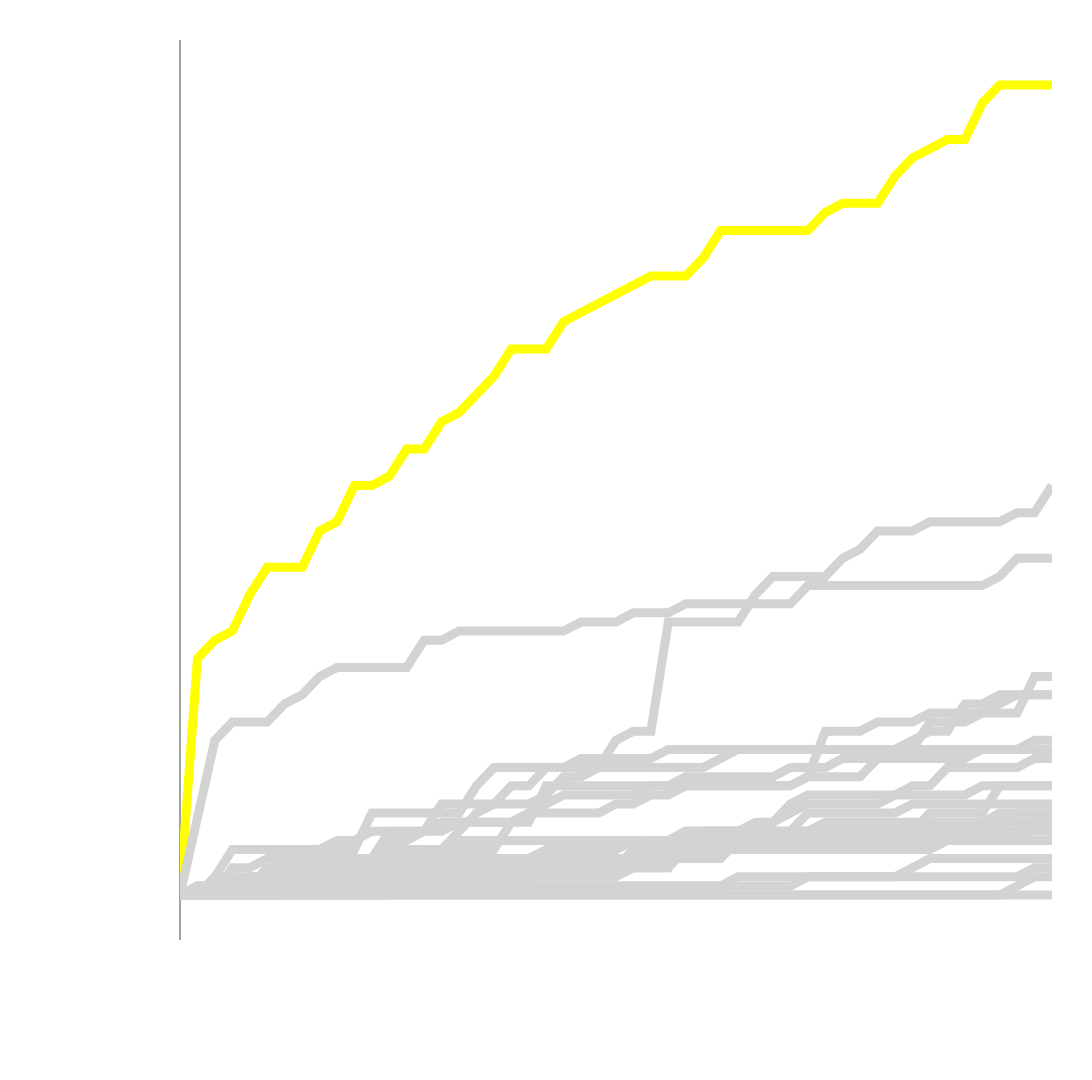

The cell this chart's notebook holds for it:
### Code cell
import pandas as pd
import plotly.graph_objects as go
import plotly.express as px
import os
from IPython.core.display import display

# Function to display the final cumulative executive order trend chart
def display_final_exec_orders_chart(file_path="rbt_exec_orders.csv", height=600, width=800, line_width=2):
    """
    Reads rbt_exec_orders.csv and generates the final cumulative executive orders trend chart.
    
    Displays the chart in Jupyter Notebook (does not save it as a file).

    Parameters:
        file_path (str): Path to rbt_exec_orders.csv.
        height (int): Chart height in pixels.
        width (int): Chart width in pixels.
        line_width (int): Thickness of the lines in the plot.

    Returns:
        None (displays the figure).
    """
    # Load data
    if not os.path.exists(file_path):
        print(f"Error: {file_path} not found.")
        return
    
    rbt_exec_orders = pd.read_csv(file_path)

    # Ensure required columns exist
    required_cols = {"president", "term", "day", "cum_exec_orders"}
    if not required_cols.issubset(rbt_exec_orders.columns):
        print(f"Error: The file must contain {required_cols} columns.")
        return

    # Ensure all presidents start at Day 0 (0 executive orders)
    adjusted_data = []

    for president_name, group in rbt_exec_orders.groupby("president"):
        day_0 = {
            "president": president_name,
            "term": group["term"].iloc[0],
            "day": 0,
            "cum_exec_orders": 0
        }
        adjusted_data.append(day_0)
        adjusted_data.extend(group.to_dict(orient="records"))

    # Convert adjusted data back to DataFrame and ensure correct sorting
    rbt_exec_orders = pd.DataFrame(adjusted_data).sort_values(["term", "day"], ascending=[False, True])

    # Get unique presidents ordered from **last to first** term
    presidents = rbt_exec_orders["president"].unique()

    # Initialize list to store traces
    traces = []

    # Loop through each president
    for president_name in presidents:
        # Filter the data for the current president
        president_data = rbt_exec_orders[rbt_exec_orders['president'] == president_name]

        if president_data.empty:
            print(f"No data available for {president_name}")
            continue

        # Highlight **Donald Trump – II** in **red**, all others in grey
        line_color = "yellow" if president_name == "Donald Trump – II" else "lightgrey"

        # Create line trace
        trace = px.line(
            president_data,
            x="day",
            y="cum_exec_orders",
            color_discrete_sequence=[line_color]
        ).data[0]
        
        # Set line width
        trace.line.width = line_width
        traces.append(trace)

    # Create the final figure with all traces
    fig = go.Figure(layout_template="HorizonAnalytics")
    for trace in traces:
        fig.add_trace(trace)

    # Configure layout settings
    fig.update_layout(
        xaxis=dict(
            title=None,
            showticklabels=True,
            ticklabelposition="outside",
            tickmode="linear",
            dtick=5  # Only show every 5th day
        ),
        yaxis=dict(
            title=None,
            showticklabels=True,
            ticklabelposition="outside",
        ),
        margin=dict(l=180, r=40, t=40, b=140),  # Prevent axis label cutoff
        showlegend=False,
        height=height,
        width=width,
        plot_bgcolor='rgba(0, 0, 0, 0)',  # Transparent background
        paper_bgcolor='rgba(0, 0, 0, 0)'
    )

    # Display the final chart
    display(fig)

# Run the function to display the last frame
display_final_exec_orders_chart(file_path="rbt_exec_orders.csv", height=1080, width=1920, line_width=9)

### Figure 1 — Plotly figure (JSON) as saved in the notebook; plotly's stock layout.template omitted (floating-point values rounded to 4 significant figures)
{"data": [{"hovertemplate": "day=%{x}<br>cum_exec_orders=%{y}<extra></extra>", "legendgroup": "", "line": {"color": "yellow", "dash": "solid", "width": 9}, "marker": {"symbol": "circle"}, "mode": "lines", "name": "", "orientation": "v", "showlegend": false, "type": "scatter", "x": [0, 0, 1, 2, 3, 4, 5, 6, 7, 8, 9, 10, 11, 12, 13, 14, 15, 16, 17, 18, 19, 20, 21, 22, 23, 24, 25, 26, 27, 28, 29, 30, 31, 32, 33, 34, 35, 36, 37, 38, 39, 40, 41, 42, 43, 44, 45, 46, 47, 48, 49, 50], "xaxis": "x", "y": [0, 0, 26, 28, 29, 33, 36, 36, 36, 40, 41, 45, 45, 46, 49, 49, 52, 53, 55, 57, 60, 60, 60, 63, 64, 65, 66, 67, 68, 68, 68, 70, 73, 73, 73, 73, 73, 73, 75, 76, 76, 76, 79, 81, 82, 83, 83, 87, 89, 89, 89, 89], "yaxis": "y"}, {"hovertemplate": "day=%{x}<br>cum_exec_orders=%{y}<extra></extra>", "legendgroup": "", "line": {"color": "lightgrey", "dash": "solid", "width": 9}, "marker": {"symbol": "circle"}, "mode": "lines", "name": "", "orientation": "v", "showlegend": false, "type": "scatter", "x": [0, 0, 1, 2, 3, 4, 5, 6, 7, 8, 9, 10, 11, 12, 13, 14, 15, 16, 17, 18, 19, 20, 21, 22, 23, 24, 25, 26, 27, 28, 29, 30, 31, 32, 33, 34, 35, 36, 37, 38, 39, 40, 41, 42, 43, 44, 45, 46, 47, 48, 49, 50], "xaxis": "x", "y": [0, 0, 9, 17, 19, 19, 19, 21, 22, 24, 25, 25, 25, 25, 25, 28, 28, 29, 29, 29, 29, 29, 29, 29, 30, 30, 30, 31, 31, 31, 32, 32, 32, 32, 32, 32, 32, 34, 34, 34, 34, 34, 34, 34, 34, 34, 34, 34, 35, 37, 37, 37], "yaxis": "y"}, {"hovertemplate": "day=%{x}<br>cum_exec_orders=%{y}<extra></extra>", "legendgroup": "", "line": {"color": "lightgrey", "dash": "solid", "width": 9}, "marker": {"symbol": "circle"}, "mode": "lines", "name": "", "orientation": "v", "showlegend": false, "type": "scatter", "x": [0, 0, 1, 2, 3, 4, 5, 6, 7, 8, 9, 10, 11, 12, 13, 14, 15, 16, 17, 18, 19, 20, 21, 22, 23, 24, 25, 26, 27, 28, 29, 30, 31, 32, 33, 34, 35, 36, 37, 38, 39, 40, 41, 42, 43, 44, 45, 46, 47, 48, 49, 50], "xaxis": "x", "y": [0, 0, 1, 1, 1, 1, 2, 4, 4, 5, 6, 6, 7, 7, 7, 7, 8, 8, 8, 8, 8, 8, 12, 12, 12, 12, 12, 12, 12, 12, 12, 12, 12, 12, 12, 12, 12, 13, 13, 13, 13, 15, 15, 15, 15, 15, 15, 16, 16, 16, 16, 16], "yaxis": "y"}, {"hovertemplate": "day=%{x}<br>cum_exec_orders=%{y}<extra></extra>", "legendgroup": "", "line": {"color": "lightgrey", "dash": "solid", "width": 9}, "marker": {"symbol": "circle"}, "mode": "lines", "name": "", "orientation": "v", "showlegend": false, "type": "scatter", "x": [0, 0, 1, 2, 3, 4, 5, 6, 7, 8, 9, 10, 11, 12, 13, 14, 15, 16, 17, 18, 19, 20, 21, 22, 23, 24, 25, 26, 27, 28, 29, 30, 31, 32, 33, 34, 35, 36, 37, 38, 39, 40, 41, 42, 43, 44, 45, 46, 47, 48, 49, 50], "xaxis": "x", "y": [0, 0, 0, 2, 5, 5, 5, 5, 5, 5, 5, 5, 9, 9, 9, 9, 9, 9, 12, 14, 14, 14, 14, 14, 14, 14, 14, 14, 14, 14, 14, 14, 15, 16, 16, 16, 16, 16, 16, 16, 16, 16, 16, 16, 16, 16, 16, 16, 16, 16, 17, 17], "yaxis": "y"}, {"hovertemplate": "day=%{x}<br>cum_exec_orders=%{y}<extra></extra>", "legendgroup": "", "line": {"color": "lightgrey", "dash": "solid", "width": 9}, "marker": {"symbol": "circle"}, "mode": "lines", "name": "", "orientation": "v", "showlegend": false, "type": "scatter", "x": [0, 0, 1, 2, 3, 4, 5, 6, 7, 8, 9, 10, 11, 12, 13, 14, 15, 16, 17, 18, 19, 20, 21, 22, 23, 24, 25, 26, 27, 28, 29, 30, 31, 32, 33, 34, 35, 36, 37, 38, 39, 40, 41, 42, 43, 44, 45, 46, 47, 48, 49, 50], "xaxis": "x", "y": [0, 0, 0, 0, 0, 0, 0, 0, 0, 0, 0, 2, 2, 2, 2, 2, 2, 2, 2, 2, 2, 2, 2, 2, 3, 3, 3, 3, 3, 3, 7, 7, 7, 7, 7, 7, 7, 7, 7, 7, 7, 7, 7, 7, 7, 7, 7, 7, 7, 7, 8, 8], "yaxis": "y"}, {"hovertemplate": "day=%{x}<br>cum_exec_orders=%{y}<extra></extra>", "legendgroup": "", "line": {"color": "lightgrey", "dash": "solid", "width": 9}, "marker": {"symbol": "circle"}, "mode": "lines", "name": "", "orientation": "v", "showlegend": false, "type": "scatter", "x": [0, 0, 1, 2, 3, 4, 5, 6, 7, 8, 9, 10, 11, 12, 13, 14, 15, 16, 17, 18, 19, 20, 21, 22, 23, 24, 25, 26, 27, 28, 29, 30, 31, 32, 33, 34, 35, 36, 37, 38, 39, 40, 41, 42, 43, 44, 45, 46, 47, 48, 49, 50], "xaxis": "x", "y": [0, 0, 1, 1, 1, 1, 1, 2, 2, 2, 2, 2, 2, 2, 3, 3, 3, 3, 3, 3, 3, 3, 3, 6, 6, 6, 6, 6, 6, 6, 6, 6, 6, 6, 6, 6, 6, 6, 6, 6, 6, 6, 6, 6, 6, 6, 6, 6, 6, 6, 8, 8], "yaxis": "y"}, {"hovertemplate": "day=%{x}<br>cum_exec_orders=%{y}<extra></extra>", "legendgroup": "", "line": {"color": "lightgrey", "dash": "solid", "width": 9}, "marker": {"symbol": "circle"}, "mode": "lines", "name": "", "orientation": "v", "showlegend": false, "type": "scatter", "x": [0, 0, 1, 2, 3, 4, 5, 6, 7, 8, 9, 10, 11, 12, 13, 14, 15, 16, 17, 18, 19, 20, 21, 22, 23, 24, 25, 26, 27, 28, 29, 30, 31, 32, 33, 34, 35, 36, 37, 38, 39, 40, 41, 42, 43, 44, 45, 46, 47, 48, 49, 50], "xaxis": "x", "y": [0, 0, 0, 0, 0, 0, 0, 1, 1, 1, 1, 1, 1, 1, 1, 1, 1, 1, 1, 1, 1, 1, 1, 1, 1, 1, 1, 1, 1, 1, 1, 1, 1, 2, 2, 2, 2, 2, 2, 2, 2, 2, 2, 2, 2, 2, 2, 2, 2, 2, 3, 3], "yaxis": "y"}, {"hovertemplate": "day=%{x}<br>cum_exec_orders=%{y}<extra></extra>", "legendgroup": "", "line": {"color": "lightgrey", "dash": "solid", "width": 9}, "marker": {"symbol": "circle"}, "mode": "lines", "name": "", "orientation": "v", "showlegend": false, "type": "scatter", "x": [0, 0, 1, 2, 3, 4, 5, 6, 7, 8, 9, 10, 11, 12, 13, 14, 15, 16, 17, 18, 19, 20, 21, 22, 23, 24, 25, 26, 27, 28, 29, 30, 31, 32, 33, 34, 35, 36, 37, 38, 39, 40, 41, 42, 43, 44, 45, 46, 47, 48, 49, 50], "xaxis": "x", "y": [0, 0, 0, 0, 0, 0, 0, 0, 0, 0, 1, 2, 2, 2, 2, 2, 2, 2, 2, 2, 2, 2, 2, 2, 2, 2, 2, 3, 3, 3, 5, 5, 5, 5, 5, 5, 7, 9, 9, 9, 9, 9, 9, 10, 10, 10, 10, 10, 10, 10, 10, 10], "yaxis": "y"}, {"hovertemplate": "day=%{x}<br>cum_exec_orders=%{y}<extra></extra>", "legendgroup": "", "line": {"color": "lightgrey", "dash": "solid", "width": 9}, "marker": {"symbol": "circle"}, "mode": "lines", "name": "", "orientation": "v", "showlegend": false, "type": "scatter", "x": [0, 0, 1, 2, 3, 4, 5, 6, 7, 8, 9, 10, 11, 12, 13, 14, 15, 16, 17, 18, 19, 20, 21, 22, 23, 24, 25, 26, 27, 28, 29, 30, 31, 32, 33, 34, 35, 36, 37, 38, 39, 40, 41, 42, 43, 44, 45, 46, 47, 48, 49, 50], "xaxis": "x", "y": [0, 0, 0, 1, 1, 1, 1, 1, 1, 1, 1, 1, 1, 2, 2, 3, 3, 3, 4, 4, 4, 4, 4, 4, 5, 5, 5, 6, 6, 6, 7, 7, 7, 7, 7, 7, 7, 7, 8, 8, 8, 8, 8, 8, 8, 8, 8, 8, 9, 9, 9, 9], "yaxis": "y"}, {"hovertemplate": "day=%{x}<br>cum_exec_orders=%{y}<extra></extra>", "legendgroup": "", "line": {"color": "lightgrey", "dash": "solid", "width": 9}, "marker": {"symbol": "circle"}, "mode": "lines", "name": "", "orientation": "v", "showlegend": false, "type": "scatter", "x": [0, 0, 1, 2, 3, 4, 5, 6, 7, 8, 9, 10, 11, 12, 13, 14, 15, 16, 17, 18, 19, 20, 21, 22, 23, 24, 25, 26, 27, 28, 29, 30, 31, 32, 33, 34, 35, 36, 37, 38, 39, 40, 41, 42, 43, 44, 45, 46, 47, 48, 49, 50], "xaxis": "x", "y": [0, 0, 0, 0, 0, 0, 0, 1, 1, 1, 3, 3, 3, 3, 4, 4, 4, 4, 4, 4, 4, 4, 4, 4, 4, 4, 4, 4, 5, 5, 5, 5, 5, 5, 5, 5, 5, 5, 5, 5, 7, 7, 7, 7, 8, 8, 8, 8, 8, 9, 9, 9], "yaxis": "y"}, {"hovertemplate": "day=%{x}<br>cum_exec_orders=%{y}<extra></extra>", "legendgroup": "", "line": {"color": "lightgrey", "dash": "solid", "width": 9}, "marker": {"symbol": "circle"}, "mode": "lines", "name": "", "orientation": "v", "showlegend": false, "type": "scatter", "x": [0, 0, 1, 2, 3, 4, 5, 6, 7, 8, 9, 10, 11, 12, 13, 14, 15, 16, 17, 18, 19, 20, 21, 22, 23, 24, 25, 26, 27, 28, 29, 30, 31, 32, 33, 34, 35, 36, 37, 38, 39, 40, 41, 42, 43, 44, 45, 46, 47, 48, 49, 50], "xaxis": "x", "y": [0, 0, 0, 0, 0, 1, 2, 2, 2, 2, 2, 2, 2, 2, 2, 2, 2, 2, 2, 2, 3, 3, 3, 3, 3, 3, 3, 5, 5, 5, 5, 5, 5, 5, 5, 5, 5, 5, 5, 5, 5, 5, 5, 5, 5, 6, 7, 7, 8, 8, 8, 8], "yaxis": "y"}, {"hovertemplate": "day=%{x}<br>cum_exec_orders=%{y}<extra></extra>", "legendgroup": "", "line": {"color": "lightgrey", "dash": "solid", "width": 9}, "marker": {"symbol": "circle"}, "mode": "lines", "name": "", "orientation": "v", "showlegend": false, "type": "scatter", "x": [0, 0, 1, 2, 3, 4, 5, 6, 7, 8, 9, 10, 11, 12, 13, 14, 15, 16, 17, 18, 19, 20, 21, 22, 23, 24, 25, 26, 27, 28, 29, 30, 31, 32, 33, 34, 35, 36, 37, 38, 39, 40, 41, 42, 43, 44, 45, 46, 47, 48, 49, 50], "xaxis": "x", "y": [0, 0, 0, 1, 1, 1, 1, 1, 1, 3, 3, 3, 3, 3, 3, 3, 3, 3, 3, 3, 3, 4, 5, 5, 5, 5, 5, 6, 6, 6, 7, 7, 7, 7, 7, 7, 7, 7, 7, 7, 7, 7, 7, 7, 9, 9, 9, 9, 12, 12, 12, 12], "yaxis": "y"}, {"hovertemplate": "day=%{x}<br>cum_exec_orders=%{y}<extra></extra>", "legendgroup": "", "line": {"color": "lightgrey", "dash": "solid", "width": 9}, "marker": {"symbol": "circle"}, "mode": "lines", "name": "", "orientation": "v", "showlegend": false, "type": "scatter", "x": [0, 0, 1, 2, 3, 4, 5, 6, 7, 8, 9, 10, 11, 12, 13, 14, 15, 16, 17, 18, 19, 20, 21, 22, 23, 24, 25, 26, 27, 28, 29, 30, 31, 32, 33, 34, 35, 36, 37, 38, 39, 40, 41, 42, 43, 44, 45, 46, 47, 48, 49, 50], "xaxis": "x", "y": [0, 0, 0, 1, 1, 1, 3, 3, 3, 3, 3, 3, 3, 3, 3, 3, 3, 3, 3, 3, 3, 3, 3, 4, 4, 4, 4, 4, 4, 5, 6, 7, 7, 7, 8, 8, 9, 10, 10, 10, 10, 10, 11, 11, 11, 11, 11, 12, 12, 12, 12, 12], "yaxis": "y"}, {"hovertemplate": "day=%{x}<br>cum_exec_orders=%{y}<extra></extra>", "legendgroup": "", "line": {"color": "lightgrey", "dash": "solid", "width": 9}, "marker": {"symbol": "circle"}, "mode": "lines", "name": "", "orientation": "v", "showlegend": false, "type": "scatter", "x": [0, 0, 1, 2, 3, 4, 5, 6, 7, 8, 9, 10, 11, 12, 13, 14, 15, 16, 17, 18, 19, 20, 21, 22, 23, 24, 25, 26, 27, 28, 29, 30, 31, 32, 33, 34, 35, 36, 37, 38, 39, 40, 41, 42, 43, 44, 45, 46, 47, 48, 49, 50], "xaxis": "x", "y": [0, 0, 0, 0, 0, 0, 1, 1, 1, 1, 1, 1, 1, 1, 1, 1, 1, 2, 2, 4, 4, 4, 4, 4, 4, 4, 4, 4, 4, 4, 4, 4, 4, 6, 6, 6, 6, 6, 6, 6, 6, 6, 6, 6, 6, 6, 6, 6, 6, 6, 6, 6], "yaxis": "y"}, {"hovertemplate": "day=%{x}<br>cum_exec_orders=%{y}<extra></extra>", "legendgroup": "", "line": {"color": "lightgrey", "dash": "solid", "width": 9}, "marker": {"symbol": "circle"}, "mode": "lines", "name": "", "orientation": "v", "showlegend": false, "type": "scatter", "x": [0, 0, 1, 2, 3, 4, 5, 6, 7, 8, 9, 10, 11, 12, 13, 14, 15, 16, 17, 18, 19, 20, 21, 22, 23, 24, 25, 26, 27, 28, 29, 30, 31, 32, 33, 34, 35, 36, 37, 38, 39, 40, 41, 42, 43, 44, 45, 46, 47, 48, 49, 50], "xaxis": "x", "y": [0, 0, 0, 2, 2, 2, 2, 3, 3, 4, 4, 4, 4, 6, 6, 7, 7, 8, 8, 8, 8, 9, 10, 11, 11, 11, 11, 11, 12, 12, 13, 13, 13, 13, 13, 13, 14, 14, 14, 15, 15, 15, 16, 17, 18, 18, 21, 21, 22, 22, 22, 22], "yaxis": "y"}, {"hovertemplate": "day=%{x}<br>cum_exec_orders=%{y}<extra></extra>", "legendgroup": "", "line": {"color": "lightgrey", "dash": "solid", "width": 9}, "marker": {"symbol": "circle"}, "mode": "lines", "name": "", "orientation": "v", "showlegend": false, "type": "scatter", "x": [0, 0, 1, 2, 3, 4, 5, 6, 7, 8, 9, 10, 11, 12, 13, 14, 15, 16, 17, 18, 19, 20, 21, 22, 23, 24, 25, 26, 27, 28, 29, 30, 31, 32, 33, 34, 35, 36, 37, 38, 39, 40, 41, 42, 43, 44, 45, 46, 47, 48, 49, 50], "xaxis": "x", "y": [0, 0, 0, 0, 0, 0, 2, 2, 3, 3, 3, 4, 4, 7, 7, 7, 10, 10, 10, 10, 10, 10, 11, 13, 13, 14, 17, 18, 18, 30, 30, 30, 30, 30, 33, 35, 35, 35, 35, 37, 38, 40, 40, 40, 41, 41, 41, 41, 41, 42, 42, 45], "yaxis": "y"}, {"hovertemplate": "day=%{x}<br>cum_exec_orders=%{y}<extra></extra>", "legendgroup": "", "line": {"color": "lightgrey", "dash": "solid", "width": 9}, "marker": {"symbol": "circle"}, "mode": "lines", "name": "", "orientation": "v", "showlegend": false, "type": "scatter", "x": [0, 0, 1, 2, 3, 4, 5, 6, 7, 8, 9, 10, 11, 12, 13, 14, 15, 16, 17, 18, 19, 20, 21, 22, 23, 24, 25, 26, 27, 28, 29, 30, 31, 32, 33, 34, 35, 36, 37, 38, 39, 40, 41, 42, 43, 44, 45, 46, 47, 48, 49, 50], "xaxis": "x", "y": [0, 0, 0, 0, 0, 2, 2, 2, 2, 2, 3, 3, 4, 4, 4, 4, 4, 5, 5, 5, 8, 9, 9, 9, 9, 9, 10, 10, 11, 11, 12, 12, 12, 12, 12, 12, 12, 13, 18, 18, 18, 19, 19, 19, 20, 20, 20, 20, 21, 22, 22, 22], "yaxis": "y"}, {"hovertemplate": "day=%{x}<br>cum_exec_orders=%{y}<extra></extra>", "legendgroup": "", "line": {"color": "lightgrey", "dash": "solid", "width": 9}, "marker": {"symbol": "circle"}, "mode": "lines", "name": "", "orientation": "v", "showlegend": false, "type": "scatter", "x": [0, 0, 1, 2, 3, 4, 5, 6, 7, 8, 9, 10, 11, 12, 13, 14, 15, 16, 17, 18, 19, 20, 21, 22, 23, 24, 25, 26, 27, 28, 29, 30, 31, 32, 33, 34, 35, 36, 37, 38, 39, 40, 41, 42, 43, 44, 45, 46, 47, 48, 49, 50], "xaxis": "x", "y": [0, 0, 0, 0, 3, 3, 4, 4, 4, 4, 4, 4, 4, 5, 5, 5, 5, 6, 6, 6, 6, 6, 6, 6, 6, 6, 6, 6, 6, 6, 6, 6, 6, 6, 6, 6, 7, 7, 7, 7, 7, 7, 7, 7, 7, 7, 7, 7, 7, 7, 7, 7], "yaxis": "y"}, {"hovertemplate": "day=%{x}<br>cum_exec_orders=%{y}<extra></extra>", "legendgroup": "", "line": {"color": "lightgrey", "dash": "solid", "width": 9}, "marker": {"symbol": "circle"}, "mode": "lines", "name": "", "orientation": "v", "showlegend": false, "type": "scatter", "x": [0, 0, 1, 2, 3, 4, 5, 6, 7, 8, 9, 10, 11, 12, 13, 14, 15, 16, 17, 18, 19, 20, 21, 22, 23, 24, 25, 26, 27, 28, 29, 30, 31, 32, 33, 34, 35, 36, 37, 38, 39, 40, 41, 42, 43, 44, 45, 46, 47, 48, 49, 50], "xaxis": "x", "y": [0, 0, 1, 1, 1, 1, 1, 1, 1, 1, 1, 1, 1, 1, 1, 1, 1, 1, 1, 1, 1, 1, 1, 1, 1, 1, 1, 1, 1, 1, 1, 1, 1, 1, 1, 1, 1, 2, 2, 2, 2, 2, 2, 3, 4, 4, 4, 4, 4, 4, 4, 4], "yaxis": "y"}, {"hovertemplate": "day=%{x}<br>cum_exec_orders=%{y}<extra></extra>", "legendgroup": "", "line": {"color": "lightgrey", "dash": "solid", "width": 9}, "marker": {"symbol": "circle"}, "mode": "lines", "name": "", "orientation": "v", "showlegend": false, "type": "scatter", "x": [0, 0, 1, 2, 3, 4, 5, 6, 7, 8, 9, 10, 11, 12, 13, 14, 15, 16, 17, 18, 19, 20, 21, 22, 23, 24, 25, 26, 27, 28, 29, 30, 31, 32, 33, 34, 35, 36, 37, 38, 39, 40, 41, 42, 43, 44, 45, 46, 47, 48, 49, 50], "xaxis": "x", "y": [0, 0, 0, 0, 0, 0, 0, 0, 1, 2, 2, 2, 3, 3, 3, 4, 5, 7, 9, 10, 12, 12, 14, 14, 15, 15, 15, 15, 15, 16, 16, 16, 16, 16, 16, 16, 16, 16, 16, 16, 16, 16, 16, 16, 19, 19, 19, 20, 20, 20, 24, 24], "yaxis": "y"}, {"hovertemplate": "day=%{x}<br>cum_exec_orders=%{y}<extra></extra>", "legendgroup": "", "line": {"color": "lightgrey", "dash": "solid", "width": 9}, "marker": {"symbol": "circle"}, "mode": "lines", "name": "", "orientation": "v", "showlegend": false, "type": "scatter", "x": [0, 0, 1, 2, 3, 4, 5, 6, 7, 8, 9, 10, 11, 12, 13, 14, 15, 16, 17, 18, 19, 20, 21, 22, 23, 24, 25, 26, 27, 28, 29, 30, 31, 32, 33, 34, 35, 36, 37, 38, 39, 40, 41, 42, 43, 44, 45, 46, 47, 48, 49, 50], "xaxis": "x", "y": [0, 0, 0, 0, 0, 0, 0, 0, 0, 0, 0, 0, 0, 0, 1, 1, 1, 1, 1, 1, 1, 2, 3, 3, 3, 3, 3, 3, 6, 6, 6, 7, 7, 7, 7, 8, 10, 11, 11, 11, 11, 11, 11, 12, 12, 14, 14, 14, 14, 14, 15, 15], "yaxis": "y"}, {"hovertemplate": "day=%{x}<br>cum_exec_orders=%{y}<extra></extra>", "legendgroup": "", "line": {"color": "lightgrey", "dash": "solid", "width": 9}, "marker": {"symbol": "circle"}, "mode": "lines", "name": "", "orientation": "v", "showlegend": false, "type": "scatter", "x": [0, 0, 1, 2, 3, 4, 5, 6, 7, 8, 9, 10, 11, 12, 13, 14, 15, 16, 17, 18, 19, 20, 21, 22, 23, 24, 25, 26, 27, 28, 29, 30, 31, 32, 33, 34, 35, 36, 37, 38, 39, 40, 41, 42, 43, 44, 45, 46, 47, 48, 49, 50], "xaxis": "x", "y": [0, 0, 0, 0, 0, 0, 0, 0, 0, 0, 0, 0, 0, 0, 0, 0, 0, 0, 0, 0, 0, 0, 0, 0, 0, 0, 0, 0, 0, 0, 0, 0, 0, 0, 0, 0, 0, 0, 0, 0, 0, 0, 0, 0, 0, 0, 0, 0, 0, 1, 2, 2], "yaxis": "y"}, {"hovertemplate": "day=%{x}<br>cum_exec_orders=%{y}<extra></extra>", "legendgroup": "", "line": {"color": "lightgrey", "dash": "solid", "width": 9}, "marker": {"symbol": "circle"}, "mode": "lines", "name": "", "orientation": "v", "showlegend": false, "type": "scatter", "x": [0, 0, 1, 2, 3, 4, 5, 6, 7, 8, 9, 10, 11, 12, 13, 14, 15, 16, 17, 18, 19, 20, 21, 22, 23, 24, 25, 26, 27, 28, 29, 30, 31, 32, 33, 34, 35, 36, 37, 38, 39, 40, 41, 42, 43, 44, 45, 46, 47, 48, 49, 50], "xaxis": "x", "y": [0, 0, 0, 0, 0, 0, 0, 0, 0, 0, 0, 0, 0, 0, 0, 0, 0, 0, 0, 0, 0, 0, 0, 0, 0, 0, 0, 0, 0, 0, 0, 0, 0, 0, 0, 0, 0, 0, 0, 0, 0, 0, 0, 0, 0, 0, 0, 0, 0, 0, 0, 0], "yaxis": "y"}], "layout": {"height": 1080, "margin": {"b": 140, "l": 180, "r": 40, "t": 40}, "paper_bgcolor": "rgba(0, 0, 0, 0)", "plot_bgcolor": "rgba(0, 0, 0, 0)", "showlegend": false, "width": 1920, "xaxis": {"dtick": 5, "showticklabels": true, "ticklabelposition": "outside", "tickmode": "linear", "title": {}}, "yaxis": {"showticklabels": true, "ticklabelposition": "outside", "title": {}}}}
